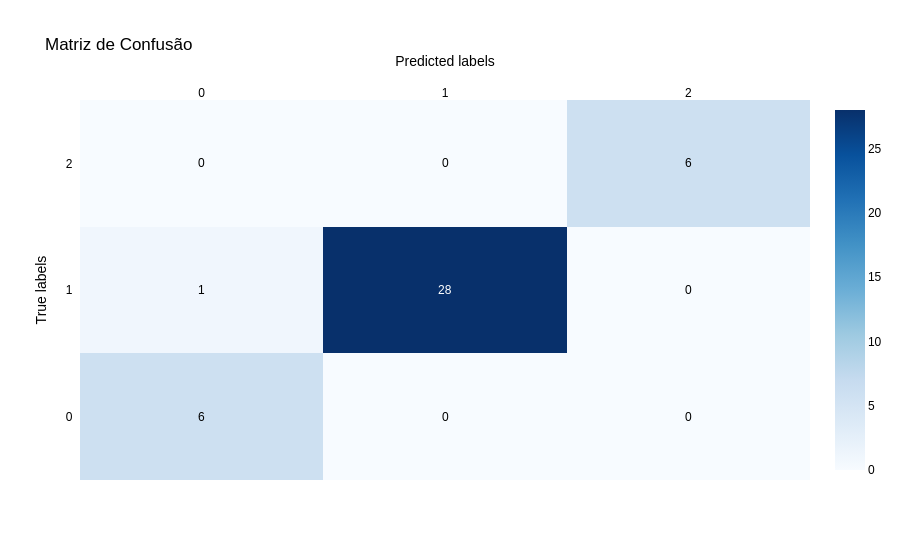

Notebook code cell kept with this figure:
### Code cell
conf_matrix = confusion_matrix(y_test, previsoes)

# Definindo  nomes de classes
class_names = ['0', '1', '2']

# Plotando a matriz de confusão com Plotly
fig = ff.create_annotated_heatmap(
    z=conf_matrix,
    x=class_names,
    y=class_names,
    colorscale='Blues',
    showscale=True
)
fig.update_layout(
    title='Matriz de Confusão',
    xaxis_title='Predicted labels',
    yaxis_title='True labels',
    font=dict(
        family='Arial',
        size=12,
        color='black'
    )
)

### Figure 1 — Plotly figure (JSON) as saved in the notebook; plotly's stock layout.template omitted (floating-point values rounded to 4 significant figures)
{"data": [{"colorscale": [[0, "rgb(247,251,255)"], [0.125, "rgb(222,235,247)"], [0.25, "rgb(198,219,239)"], [0.375, "rgb(158,202,225)"], [0.5, "rgb(107,174,214)"], [0.625, "rgb(66,146,198)"], [0.75, "rgb(33,113,181)"], [0.875, "rgb(8,81,156)"], [1, "rgb(8,48,107)"]], "reversescale": false, "showscale": true, "type": "heatmap", "x": ["0", "1", "2"], "y": ["0", "1", "2"], "z": [[6, 0, 0], [1, 28, 0], [0, 0, 6]]}], "layout": {"annotations": [{"font": {"color": "#000000"}, "showarrow": false, "text": "6", "x": "0", "xref": "x", "y": "0", "yref": "y"}, {"font": {"color": "#000000"}, "showarrow": false, "text": "0", "x": "1", "xref": "x", "y": "0", "yref": "y"}, {"font": {"color": "#000000"}, "showarrow": false, "text": "0", "x": "2", "xref": "x", "y": "0", "yref": "y"}, {"font": {"color": "#000000"}, "showarrow": false, "text": "1", "x": "0", "xref": "x", "y": "1", "yref": "y"}, {"font": {"color": "#FFFFFF"}, "showarrow": false, "text": "28", "x": "1", "xref": "x", "y": "1", "yref": "y"}, {"font": {"color": "#000000"}, "showarrow": false, "text": "0", "x": "2", "xref": "x", "y": "1", "yref": "y"}, {"font": {"color": "#000000"}, "showarrow": false, "text": "0", "x": "0", "xref": "x", "y": "2", "yref": "y"}, {"font": {"color": "#000000"}, "showarrow": false, "text": "0", "x": "1", "xref": "x", "y": "2", "yref": "y"}, {"font": {"color": "#000000"}, "showarrow": false, "text": "6", "x": "2", "xref": "x", "y": "2", "yref": "y"}], "font": {"color": "black", "family": "Arial", "size": 12}, "title": {"text": "Matriz de Confusão"}, "xaxis": {"dtick": 1, "gridcolor": "rgb(0, 0, 0)", "side": "top", "ticks": "", "title": {"text": "Predicted labels"}}, "yaxis": {"dtick": 1, "ticks": "", "ticksuffix": "  ", "title": {"text": "True labels"}}}}
